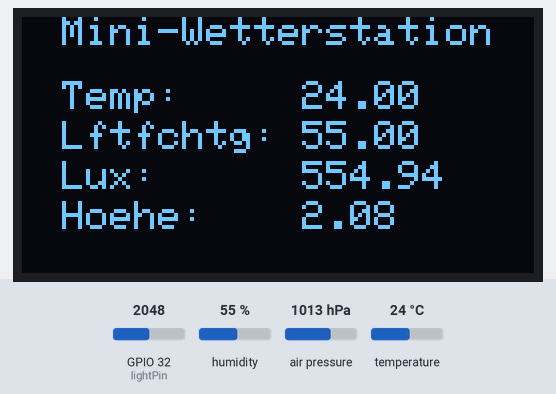
This sketch was run on a simulated ESP32. On the bench: 128×64 one-colour display. The test bench sets the inputs (shaded band); at power-on: humidity 55 %, GPIO 32 (lightPin) = 2048, air pressure 1013 hPa, temperature 24 °C. The display library's start-up logo is not drawn.

Above: at 3.2 s.
3.3 s: humidity set to 22 %
At 5.1 s:
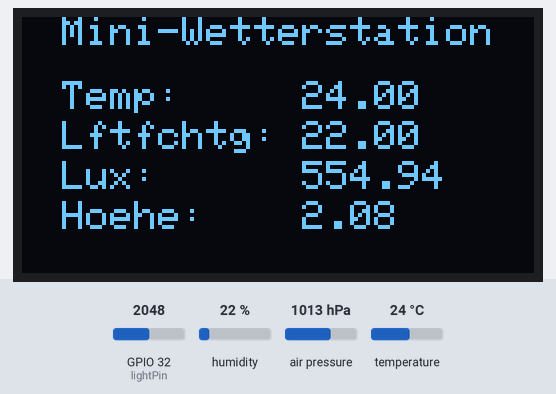
5.6 s: GPIO 32 (lightPin) set to 2866
At 6.6 s:
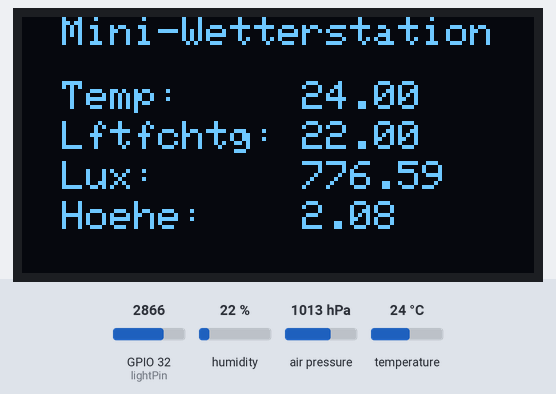
7.6 s: air pressure set to 952 hPa
At 9.2 s:
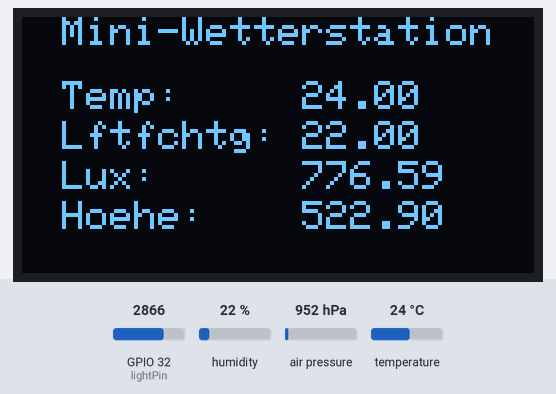
9.6 s: temperature set to 12 °C
At 10.7 s:
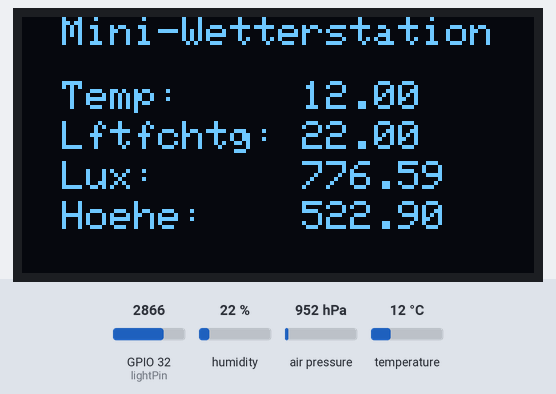
11.7 s: GPIO 32 (lightPin) set to 3972
At 13.3 s:
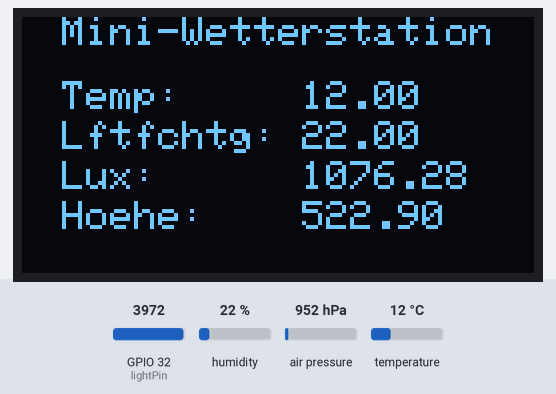
13.7 s: GPIO 32 (lightPin) set to 1228
At 14.7 s:
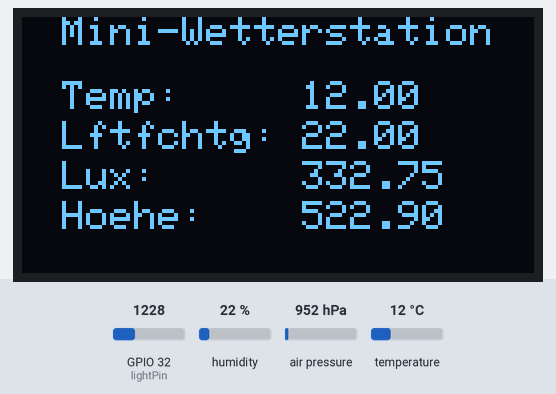
Timing chart, 0 to 16.7 s (numbered marks = the images above; inputs shaded):
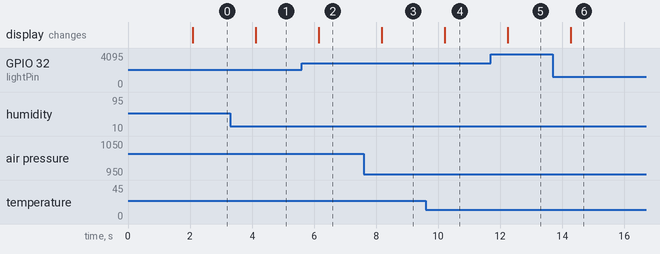

The sketch:

0.0.2.ino
```cpp
//////////////////////////////////
///  Noah Polzer               ///
///  pono1012@hs-karlsruhe.de  ///
///  kleine Wetterstation      ///
///  26.06.2020                ///
///                            ///
///                            ///
//////////////////////////////////


#include <SPI.h>
#include <Wire.h>
#include <Adafruit_GFX.h>
#include <Adafruit_SSD1306.h>
#include <Adafruit_Sensor.h>
#include <Adafruit_BME280.h>

#define SCREEN_WIDTH 128
#define SCREEN_HEIGHT 64

#define OLED_RESET     4
Adafruit_SSD1306 display(SCREEN_WIDTH, SCREEN_HEIGHT, &Wire, OLED_RESET);

#define LOGO_HEIGHT   16
#define LOGO_WIDTH    16
static const unsigned char PROGMEM logo_bmp[] =
{ B00000000, B11000000,
  B00000001, B11000000,
  B00000001, B11000000,
  B00000011, B11100000,
  B11110011, B11100000,
  B11111110, B11111000,
  B01111110, B11111111,
  B00110011, B10011111,
  B00011111, B11111100,
  B00001101, B01110000,
  B00011011, B10100000,
  B00111111, B11100000,
  B00111111, B11110000,
  B01111100, B11110000,
  B01110000, B01110000,
  B00000000, B00110000 };

#define SEALEVELPRESSURE_HPA (1013.25)

Adafruit_BME280 bme;

float temperature, humidity, pressure, altitude, lux;

int lightPin = 32;
int light = 0;

void setup() {
  Serial.begin(9600);

  // SSD1306_SWITCHCAPVCC = generate display voltage from 3.3V internally
  if(!display.begin(SSD1306_SWITCHCAPVCC, 0x3C)) { // Address 0x3C for 128x64
    Serial.println(F("SSD1306 allocation failed"));
    for(;;); // Don't proceed, loop forever
  }

  display.display();
  delay(2000);
  display.clearDisplay();

   bme.begin(0x76);

}

void loop() {
  temperature = bme.readTemperature();
  humidity = bme.readHumidity();
  pressure = bme.readPressure() / 100.0F;
  altitude = bme.readAltitude(SEALEVELPRESSURE_HPA);

  light = analogRead(lightPin);

  lightolux();

  output();
}

void output() {
  display.clearDisplay();

  display.setTextSize(1);
  display.setTextColor(SSD1306_WHITE);
  display.setCursor(10, 0);
  display.println(F("Mini-Wetterstation"));

  display.setCursor(10, 16);
  display.print("Temp:");
  display.setCursor(70, 16);
  display.println(temperature);

  display.setCursor(10, 26);
  display.println("Lftfchtg:");
  display.setCursor(70, 26);
  display.println(humidity);

  display.setCursor(10, 36);
  display.println("Lux:");
  display.setCursor(70, 36);
  display.println(lux);

  display.setCursor(10, 46);
  display.println("Hoehe:");
  display.setCursor(70, 46);
  display.println(altitude);


  display.display();
  delay(2000);
}

void lightolux()  //Näherungsweise
{
  float xplus=47.6190476;
  float voltage = light * (3.3 / 1023.0);
  float ma = ( voltage / 250 ) * 100000;

  lux = (0.21) * (ma-xplus) + 10;

  if(ma <= 10)
  {
    lux = 1/10 * ma;
  }

}
```

Measured:
- after the input at 3.3 s, the display: changes after 0.82 s (image 1)
- after the input at 5.6 s, the display: changes after 0.55 s (image 2)
- after the input at 7.6 s, the display: changes after 0.58 s (image 3)
- after the input at 9.6 s, the display: changes after 0.61 s (image 4)
- after the input at 11.7 s, the display: changes after 0.54 s (image 5)
- after the input at 13.7 s, the display: changes after 0.57 s (image 6)
